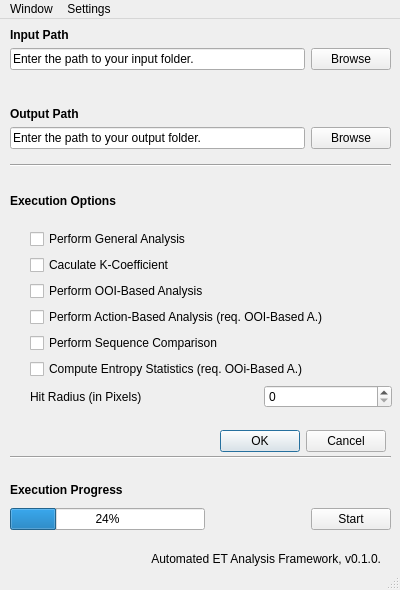
<?xml version="1.0" encoding="UTF-8"?>
<ui version="4.0">
 <class>MainWindow</class>
 <widget class="QMainWindow" name="MainWindow">
  <property name="geometry">
   <rect>
    <x>0</x>
    <y>0</y>
    <width>400</width>
    <height>590</height>
   </rect>
  </property>
  <property name="minimumSize">
   <size>
    <width>400</width>
    <height>590</height>
   </size>
  </property>
  <property name="maximumSize">
   <size>
    <width>400</width>
    <height>590</height>
   </size>
  </property>
  <property name="windowTitle">
   <string>Automated ET Analysis Framework</string>
  </property>
  <widget class="QWidget" name="centralwidget">
   <property name="minimumSize">
    <size>
     <width>0</width>
     <height>520</height>
    </size>
   </property>
   <widget class="QLabel" name="version_label">
    <property name="geometry">
     <rect>
      <x>10</x>
      <y>530</y>
      <width>371</width>
      <height>20</height>
     </rect>
    </property>
    <property name="text">
     <string>Automated ET Analysis Framework, v0.1.0.</string>
    </property>
    <property name="alignment">
     <set>Qt::AlignRight|Qt::AlignTrailing|Qt::AlignVCenter</set>
    </property>
   </widget>
   <widget class="QWidget" name="gridLayoutWidget">
    <property name="geometry">
     <rect>
      <x>10</x>
      <y>9</y>
      <width>381</width>
      <height>121</height>
     </rect>
    </property>
    <layout class="QGridLayout" name="paths_layout">
     <item row="4" column="0">
      <widget class="QLabel" name="output_path_label">
       <property name="text">
        <string>&lt;html&gt;&lt;head/&gt;&lt;body&gt;&lt;p&gt;&lt;span style=&quot; font-weight:600;&quot;&gt;Output Path&lt;/span&gt;&lt;/p&gt;&lt;/body&gt;&lt;/html&gt;</string>
       </property>
      </widget>
     </item>
     <item row="1" column="1">
      <widget class="QPushButton" name="input_browse_button">
       <property name="text">
        <string>Browse</string>
       </property>
      </widget>
     </item>
     <item row="0" column="0">
      <widget class="QLabel" name="input_path_label">
       <property name="text">
        <string>&lt;html&gt;&lt;head/&gt;&lt;body&gt;&lt;p&gt;&lt;span style=&quot; font-weight:600;&quot;&gt;Input Path&lt;/span&gt;&lt;/p&gt;&lt;/body&gt;&lt;/html&gt;</string>
       </property>
      </widget>
     </item>
     <item row="3" column="0">
      <spacer name="verticalSpacer">
       <property name="orientation">
        <enum>Qt::Vertical</enum>
       </property>
       <property name="sizeType">
        <enum>QSizePolicy::Preferred</enum>
       </property>
       <property name="sizeHint" stdset="0">
        <size>
         <width>20</width>
         <height>100</height>
        </size>
       </property>
      </spacer>
     </item>
     <item row="5" column="1">
      <widget class="QPushButton" name="output_browse_button">
       <property name="text">
        <string>Browse</string>
       </property>
      </widget>
     </item>
     <item row="2" column="0">
      <spacer name="verticalSpacer_2">
       <property name="orientation">
        <enum>Qt::Vertical</enum>
       </property>
       <property name="sizeHint" stdset="0">
        <size>
         <width>20</width>
         <height>40</height>
        </size>
       </property>
      </spacer>
     </item>
     <item row="5" column="0">
      <widget class="QLineEdit" name="output_path_edit">
       <property name="text">
        <string>Enter the path to your output folder.</string>
       </property>
      </widget>
     </item>
     <item row="1" column="0">
      <widget class="QLineEdit" name="input_path_edit">
       <property name="text">
        <string>Enter the path to your input folder.</string>
       </property>
      </widget>
     </item>
    </layout>
   </widget>
   <widget class="Line" name="path_separator_line">
    <property name="geometry">
     <rect>
      <x>10</x>
      <y>138</y>
      <width>381</width>
      <height>16</height>
     </rect>
    </property>
    <property name="orientation">
     <enum>Qt::Horizontal</enum>
    </property>
   </widget>
   <widget class="QWidget" name="verticalLayoutWidget">
    <property name="geometry">
     <rect>
      <x>10</x>
      <y>160</y>
      <width>382</width>
      <height>241</height>
     </rect>
    </property>
    <layout class="QVBoxLayout" name="options_layout">
     <item>
      <widget class="QLabel" name="options_label">
       <property name="maximumSize">
        <size>
         <width>16777215</width>
         <height>20</height>
        </size>
       </property>
       <property name="text">
        <string>&lt;html&gt;&lt;head/&gt;&lt;body&gt;&lt;p&gt;&lt;span style=&quot; font-weight:600;&quot;&gt;Execution Options&lt;/span&gt;&lt;/p&gt;&lt;/body&gt;&lt;/html&gt;</string>
       </property>
      </widget>
     </item>
     <item>
      <layout class="QGridLayout" name="gridLayout_2">
       <item row="2" column="1">
        <widget class="QCheckBox" name="ooi_checkBox">
         <property name="text">
          <string>Perform OOI-Based Analysis</string>
         </property>
        </widget>
       </item>
       <item row="0" column="1">
        <widget class="QCheckBox" name="general_checkBox">
         <property name="text">
          <string>Perform General Analysis</string>
         </property>
        </widget>
       </item>
       <item row="4" column="1">
        <widget class="QCheckBox" name="sequence_checkBox">
         <property name="text">
          <string>Perform Sequence Comparison</string>
         </property>
        </widget>
       </item>
       <item row="0" column="0">
        <spacer name="horizontalSpacer">
         <property name="orientation">
          <enum>Qt::Horizontal</enum>
         </property>
         <property name="sizeType">
          <enum>QSizePolicy::Fixed</enum>
         </property>
         <property name="sizeHint" stdset="0">
          <size>
           <width>20</width>
           <height>20</height>
          </size>
         </property>
        </spacer>
       </item>
       <item row="3" column="1">
        <widget class="QCheckBox" name="action_checkBox">
         <property name="text">
          <string>Perform Action-Based Analysis (req. OOI-Based A.)</string>
         </property>
        </widget>
       </item>
       <item row="5" column="1">
        <widget class="QCheckBox" name="entropy_checkBox">
         <property name="text">
          <string>Compute Entropy Statistics (req. OOi-Based A.)</string>
         </property>
        </widget>
       </item>
       <item row="1" column="1">
        <widget class="QCheckBox" name="kCoefficient_checkBox">
         <property name="text">
          <string>Caculate K-Coefficient</string>
         </property>
        </widget>
       </item>
       <item row="6" column="1">
        <layout class="QHBoxLayout" name="horizontalLayout">
         <item>
          <widget class="QLabel" name="label_2">
           <property name="text">
            <string>Hit Radius (in Pixels)</string>
           </property>
          </widget>
         </item>
         <item>
          <spacer name="horizontalSpacer_3">
           <property name="orientation">
            <enum>Qt::Horizontal</enum>
           </property>
           <property name="sizeType">
            <enum>QSizePolicy::Fixed</enum>
           </property>
           <property name="sizeHint" stdset="0">
            <size>
             <width>100</width>
             <height>20</height>
            </size>
           </property>
          </spacer>
         </item>
         <item>
          <widget class="QSpinBox" name="hitradius_spinBox"/>
         </item>
        </layout>
       </item>
      </layout>
     </item>
    </layout>
   </widget>
   <widget class="QDialogButtonBox" name="options_buttonBox">
    <property name="geometry">
     <rect>
      <x>220</x>
      <y>410</y>
      <width>166</width>
      <height>24</height>
     </rect>
    </property>
    <property name="toolTip">
     <string>&lt;html&gt;&lt;head/&gt;&lt;body&gt;&lt;p&gt;&lt;br/&gt;&lt;/p&gt;&lt;/body&gt;&lt;/html&gt;</string>
    </property>
    <property name="standardButtons">
     <set>QDialogButtonBox::Cancel|QDialogButtonBox::Ok</set>
    </property>
   </widget>
   <widget class="QWidget" name="verticalLayoutWidget_2">
    <property name="geometry">
     <rect>
      <x>10</x>
      <y>460</y>
      <width>381</width>
      <height>51</height>
     </rect>
    </property>
    <layout class="QVBoxLayout" name="verticalLayout_3">
     <item>
      <widget class="QLabel" name="label">
       <property name="text">
        <string>&lt;html&gt;&lt;head/&gt;&lt;body&gt;&lt;p&gt;&lt;span style=&quot; font-weight:600;&quot;&gt;Execution Progress&lt;/span&gt;&lt;/p&gt;&lt;/body&gt;&lt;/html&gt;</string>
       </property>
      </widget>
     </item>
     <item>
      <layout class="QHBoxLayout" name="horizontalLayout_3">
       <item>
        <widget class="QProgressBar" name="progressBar">
         <property name="value">
          <number>24</number>
         </property>
        </widget>
       </item>
       <item>
        <spacer name="horizontalSpacer_2">
         <property name="orientation">
          <enum>Qt::Horizontal</enum>
         </property>
         <property name="sizeType">
          <enum>QSizePolicy::Fixed</enum>
         </property>
         <property name="sizeHint" stdset="0">
          <size>
           <width>100</width>
           <height>20</height>
          </size>
         </property>
        </spacer>
       </item>
       <item>
        <widget class="QPushButton" name="start_button">
         <property name="text">
          <string>Start</string>
         </property>
        </widget>
       </item>
      </layout>
     </item>
    </layout>
   </widget>
   <widget class="Line" name="options_separator_line">
    <property name="geometry">
     <rect>
      <x>10</x>
      <y>430</y>
      <width>381</width>
      <height>16</height>
     </rect>
    </property>
    <property name="orientation">
     <enum>Qt::Horizontal</enum>
    </property>
   </widget>
  </widget>
  <widget class="QMenuBar" name="menubar">
   <property name="geometry">
    <rect>
     <x>0</x>
     <y>0</y>
     <width>400</width>
     <height>21</height>
    </rect>
   </property>
   <widget class="QMenu" name="menuWindow">
    <property name="title">
     <string>Window</string>
    </property>
    <addaction name="actionAbout"/>
    <addaction name="separator"/>
    <addaction name="actionMinimize"/>
    <addaction name="actionExit"/>
   </widget>
   <widget class="QMenu" name="menuSettings">
    <property name="title">
     <string>Settings</string>
    </property>
    <addaction name="actionLoad_Configuration"/>
    <addaction name="actionSave_Configuration"/>
    <addaction name="separator"/>
   </widget>
   <addaction name="menuWindow"/>
   <addaction name="menuSettings"/>
  </widget>
  <widget class="QStatusBar" name="statusbar">
   <property name="sizeGripEnabled">
    <bool>true</bool>
   </property>
  </widget>
  <action name="actionSave_Configuration">
   <property name="text">
    <string>Save Configuration</string>
   </property>
  </action>
  <action name="actionAbout">
   <property name="text">
    <string>About</string>
   </property>
  </action>
  <action name="actionMinimize">
   <property name="text">
    <string>Minimize</string>
   </property>
  </action>
  <action name="actionExit">
   <property name="text">
    <string>Exit</string>
   </property>
  </action>
  <action name="actionLoad_Configuration">
   <property name="text">
    <string>Load Configuration</string>
   </property>
  </action>
 </widget>
 <resources/>
 <connections/>
</ui>
